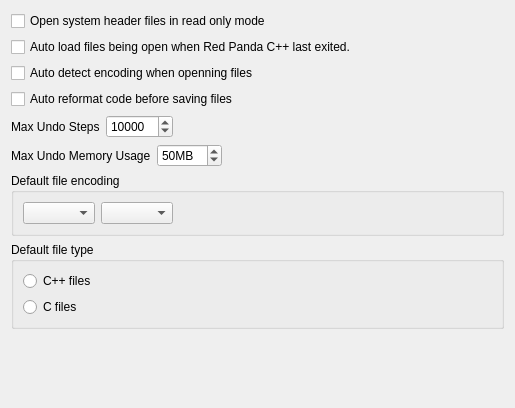
<?xml version="1.0" encoding="UTF-8"?>
<ui version="4.0">
 <class>EditorMiscWidget</class>
 <widget class="QWidget" name="EditorMiscWidget">
  <property name="geometry">
   <rect>
    <x>0</x>
    <y>0</y>
    <width>515</width>
    <height>408</height>
   </rect>
  </property>
  <property name="windowTitle">
   <string>Form</string>
  </property>
  <layout class="QVBoxLayout" name="verticalLayout">
   <item>
    <widget class="QCheckBox" name="chkReadonlySystemHeaders">
     <property name="text">
      <string>Open system header files in read only mode</string>
     </property>
    </widget>
   </item>
   <item>
    <widget class="QCheckBox" name="chkLoadLastFiles">
     <property name="text">
      <string>Auto load files being open when Red Panda C++ last exited.</string>
     </property>
    </widget>
   </item>
   <item>
    <widget class="QCheckBox" name="chkAutoDetectFileEncoding">
     <property name="text">
      <string>Auto detect encoding when openning files</string>
     </property>
    </widget>
   </item>
   <item>
    <widget class="QCheckBox" name="chkAutoReformat">
     <property name="text">
      <string>Auto reformat code before saving files</string>
     </property>
    </widget>
   </item>
   <item>
    <widget class="QWidget" name="widget" native="true">
     <layout class="QHBoxLayout" name="horizontalLayout_2">
      <property name="leftMargin">
       <number>0</number>
      </property>
      <property name="topMargin">
       <number>0</number>
      </property>
      <property name="rightMargin">
       <number>0</number>
      </property>
      <property name="bottomMargin">
       <number>0</number>
      </property>
      <item>
       <widget class="QLabel" name="label">
        <property name="text">
         <string>Max Undo Steps</string>
        </property>
       </widget>
      </item>
      <item>
       <widget class="QSpinBox" name="spinMaxUndo">
        <property name="minimum">
         <number>0</number>
        </property>
        <property name="maximum">
         <number>1000000000</number>
        </property>
        <property name="singleStep">
         <number>50</number>
        </property>
        <property name="value">
         <number>10000</number>
        </property>
       </widget>
      </item>
      <item>
       <spacer name="horizontalSpacer_2">
        <property name="orientation">
         <enum>Qt::Horizontal</enum>
        </property>
        <property name="sizeHint" stdset="0">
         <size>
          <width>40</width>
          <height>20</height>
         </size>
        </property>
       </spacer>
      </item>
     </layout>
    </widget>
   </item>
   <item>
    <widget class="QWidget" name="widget_2" native="true">
     <layout class="QHBoxLayout" name="horizontalLayout_3">
      <property name="leftMargin">
       <number>0</number>
      </property>
      <property name="topMargin">
       <number>0</number>
      </property>
      <property name="rightMargin">
       <number>0</number>
      </property>
      <property name="bottomMargin">
       <number>0</number>
      </property>
      <item>
       <widget class="QLabel" name="label_2">
        <property name="text">
         <string>Max Undo Memory Usage</string>
        </property>
       </widget>
      </item>
      <item>
       <widget class="QSpinBox" name="spinMaxUndoMemory">
        <property name="suffix">
         <string>MB</string>
        </property>
        <property name="maximum">
         <number>100</number>
        </property>
        <property name="value">
         <number>50</number>
        </property>
       </widget>
      </item>
      <item>
       <spacer name="horizontalSpacer_3">
        <property name="orientation">
         <enum>Qt::Horizontal</enum>
        </property>
        <property name="sizeHint" stdset="0">
         <size>
          <width>40</width>
          <height>20</height>
         </size>
        </property>
       </spacer>
      </item>
     </layout>
    </widget>
   </item>
   <item>
    <widget class="QGroupBox" name="groupBox_2">
     <property name="title">
      <string>Default file encoding</string>
     </property>
     <layout class="QHBoxLayout" name="horizontalLayout">
      <item>
       <widget class="QComboBox" name="cbEncoding"/>
      </item>
      <item>
       <widget class="QComboBox" name="cbEncodingDetail"/>
      </item>
      <item>
       <spacer name="horizontalSpacer">
        <property name="orientation">
         <enum>Qt::Horizontal</enum>
        </property>
        <property name="sizeHint" stdset="0">
         <size>
          <width>40</width>
          <height>20</height>
         </size>
        </property>
       </spacer>
      </item>
     </layout>
    </widget>
   </item>
   <item>
    <widget class="QGroupBox" name="groupBox">
     <property name="title">
      <string>Default file type</string>
     </property>
     <layout class="QVBoxLayout" name="verticalLayout_2">
      <item>
       <widget class="QRadioButton" name="rbCppFile">
        <property name="text">
         <string>C++ files</string>
        </property>
       </widget>
      </item>
      <item>
       <widget class="QRadioButton" name="rbCFile">
        <property name="text">
         <string>C files</string>
        </property>
       </widget>
      </item>
     </layout>
    </widget>
   </item>
   <item>
    <spacer name="verticalSpacer">
     <property name="orientation">
      <enum>Qt::Vertical</enum>
     </property>
     <property name="sizeHint" stdset="0">
      <size>
       <width>20</width>
       <height>117</height>
      </size>
     </property>
    </spacer>
   </item>
  </layout>
 </widget>
 <resources/>
 <connections/>
</ui>
